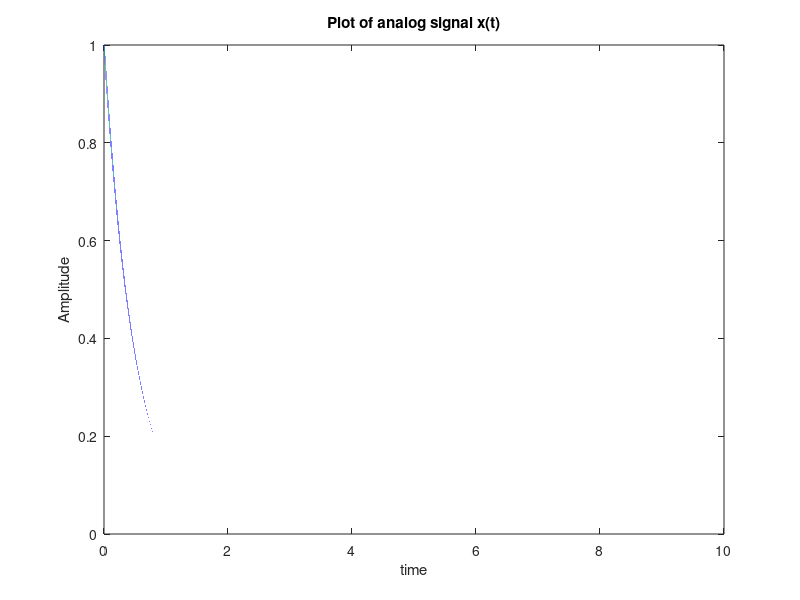
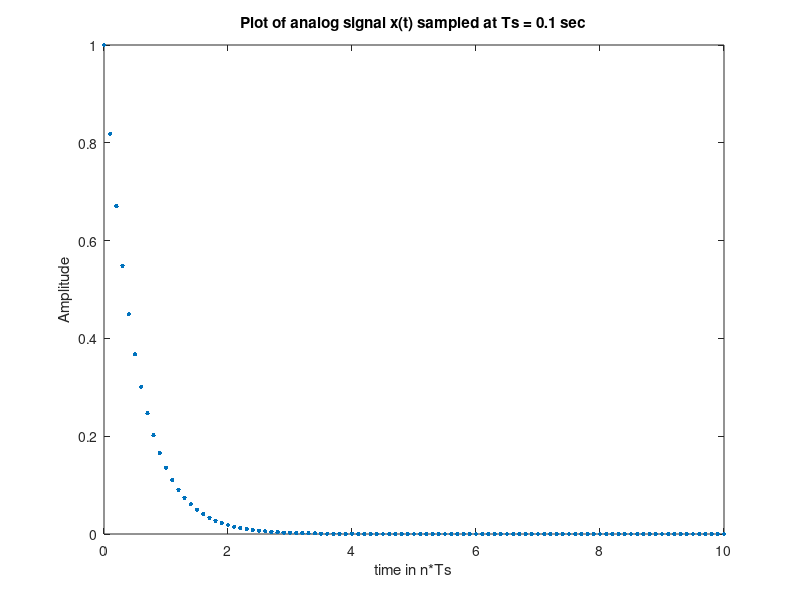
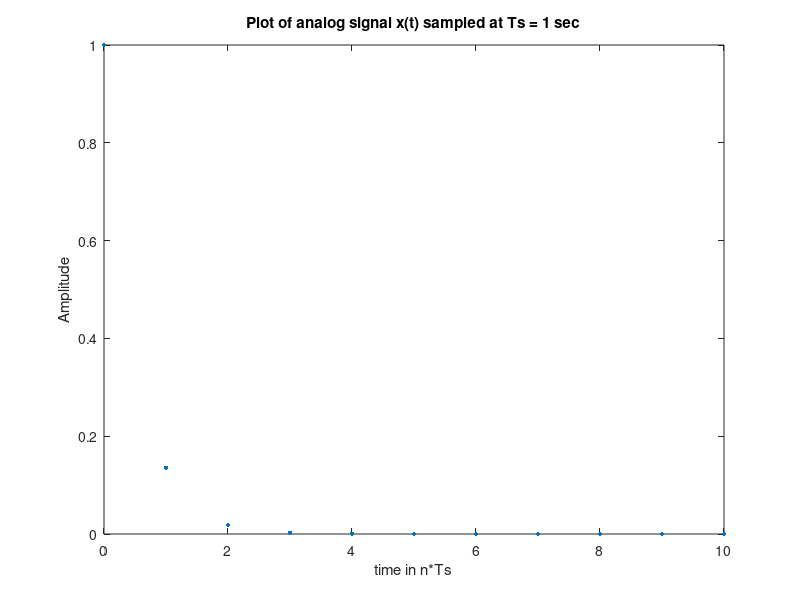
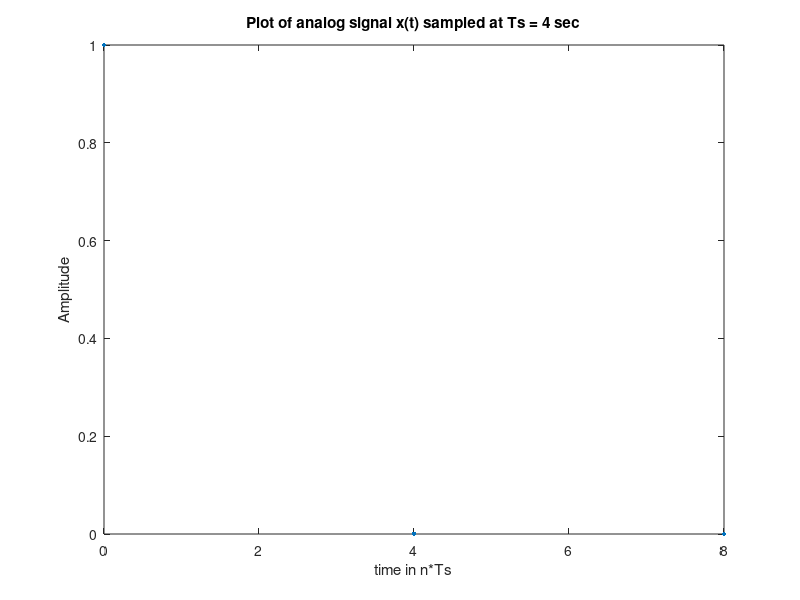

The MATLAB script that drew these images, in order:
%% Problem 1.1
%  given is x(t) for t>=0

clc, clear all, close('all');

%first plor x(t) for t = 0 to 10
t = linspace(0,10,1000000);

x = exp(-2*t);
figure, plot(t,x), title('Plot of analog signal x(t)'),xlabel('time'),ylabel('Amplitude');

% Now sample x(t) with Ts = 0.1 sec to form xd1
Ts = 0.1;
t = 0:Ts:10;
xd1 = exp(-2*t);
figure, plot(t,xd1,'.','MarkerSize',10), title('Plot of analog signal x(t) sampled at Ts = 0.1 sec'),xlabel('time in n*Ts'),ylabel('Amplitude');

% Increase the sampling period to Ts = 1 s to form xd2
% Now sample x(t) with Ts = 1 sec to form xd2
Ts = 1.0;
t = 0:Ts:10;
xd2 = exp(-2*t);
figure, plot(t,xd2,'.','MarkerSize',10), title('Plot of analog signal x(t) sampled at Ts = 1 sec'),xlabel('time in n*Ts'),ylabel('Amplitude');

% Increase the sampling period to Ts = 4 s to form xd3
% Now sample x(t) with Ts = 4 sec to form xd3
Ts = 4.0;
t = 0:Ts:10;
xd3 = exp(-2*t);
figure, plot(t,xd3,'.','MarkerSize',10), title('Plot of analog signal x(t) sampled at Ts = 4 sec'),xlabel('time in n*Ts'),ylabel('Amplitude');

% After comparing the three plots,
fprintf('The x(t) signal sampled at Ts = 1 sec is creates the best discrete version \n of the original analog signal that preserve the \nwaveform of the original signal and at the same time \n reduces the number of the sampled points.\n');
